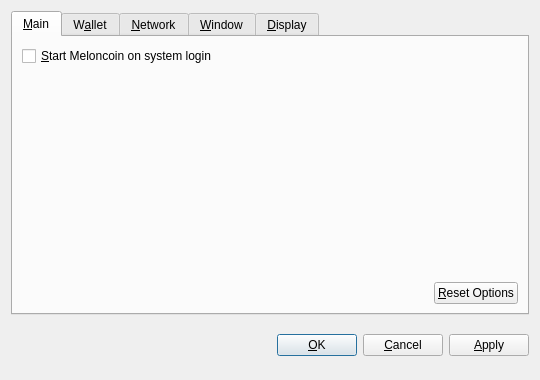
<?xml version="1.0" encoding="UTF-8"?>
<ui version="4.0">
 <class>OptionsDialog</class>
 <widget class="QDialog" name="OptionsDialog">
  <property name="geometry">
   <rect>
    <x>0</x>
    <y>0</y>
    <width>540</width>
    <height>380</height>
   </rect>
  </property>
  <property name="windowTitle">
   <string>Options</string>
  </property>
  <property name="modal">
   <bool>true</bool>
  </property>
  <layout class="QVBoxLayout" name="verticalLayout">
   <item>
    <widget class="QTabWidget" name="tabWidget">
     <property name="tabPosition">
      <enum>QTabWidget::North</enum>
     </property>
     <property name="currentIndex">
      <number>0</number>
     </property>
     <widget class="QWidget" name="tabMain">
      <attribute name="title">
       <string>&amp;Main</string>
      </attribute>
      <layout class="QVBoxLayout" name="verticalLayout_Main">
       <item>
        <widget class="QCheckBox" name="bitcoinAtStartup">
         <property name="toolTip">
          <string>Automatically start Meloncoin after logging in to the system.</string>
         </property>
         <property name="text">
          <string>&amp;Start Meloncoin on system login</string>
         </property>
        </widget>
       </item>
       <item>
        <spacer name="verticalSpacer_Main">
         <property name="orientation">
          <enum>Qt::Vertical</enum>
         </property>
         <property name="sizeHint" stdset="0">
          <size>
           <width>20</width>
           <height>40</height>
          </size>
         </property>
        </spacer>
       </item>
       <item>
        <layout class="QHBoxLayout" name="horizontalLayout_2_Main">
         <item>
          <spacer name="horizontalSpacer_2_Main">
           <property name="orientation">
            <enum>Qt::Horizontal</enum>
           </property>
           <property name="sizeHint" stdset="0">
            <size>
             <width>40</width>
             <height>20</height>
            </size>
           </property>
          </spacer>
         </item>
         <item>
          <widget class="QPushButton" name="resetButton">
           <property name="toolTip">
            <string>Reset all client options to default.</string>
           </property>
           <property name="text">
            <string>&amp;Reset Options</string>
           </property>
           <property name="autoDefault">
            <bool>false</bool>
           </property>
          </widget>
         </item>
        </layout>
       </item>
      </layout>
     </widget>
     <widget class="QWidget" name="tabWallet">
      <attribute name="title">
       <string>W&amp;allet</string>
      </attribute>
      <layout class="QVBoxLayout" name="verticalLayout_Network">
       <item>
        <widget class="QLabel" name="transactionFeeInfoLabel">
         <property name="text">
          <string>Optional transaction fee per kB that helps make sure your transactions are processed quickly. Most transactions are 1 kB.</string>
         </property>
         <property name="textFormat">
          <enum>Qt::PlainText</enum>
         </property>
         <property name="wordWrap">
          <bool>true</bool>
         </property>
        </widget>
       </item>
       <item>
        <layout class="QHBoxLayout" name="horizontalLayout_1_Main">
         <item>
          <widget class="QLabel" name="transactionFeeLabel">
           <property name="text">
            <string>Pay transaction &amp;fee</string>
           </property>
           <property name="textFormat">
            <enum>Qt::PlainText</enum>
           </property>
           <property name="buddy">
            <cstring>transactionFee</cstring>
           </property>
          </widget>
         </item>
         <item>
          <widget class="BitcoinAmountField" name="transactionFee"/>
         </item>
         <item>
          <spacer name="horizontalSpacer_1_Main">
           <property name="orientation">
            <enum>Qt::Horizontal</enum>
           </property>
           <property name="sizeHint" stdset="0">
            <size>
             <width>40</width>
             <height>20</height>
            </size>
           </property>
          </spacer>
         </item>
        </layout>
       </item>
       <item>
        <widget class="QLabel" name="label">
         <property name="text">
          <string>If you disable the spending of unconfirmed change, the change from a transaction cannot be used until that transaction has at least one confirmation. This also affects how your balance is computed.</string>
         </property>
         <property name="wordWrap">
          <bool>true</bool>
         </property>
        </widget>
       </item>
       <item>
        <widget class="QCheckBox" name="spendZeroConfChange">
         <property name="text">
          <string>Spend unconfirmed change  (experts only)</string>
         </property>
        </widget>
       </item>
       <item>
        <spacer name="verticalSpacer">
         <property name="orientation">
          <enum>Qt::Vertical</enum>
         </property>
         <property name="sizeHint" stdset="0">
          <size>
           <width>20</width>
           <height>40</height>
          </size>
         </property>
        </spacer>
       </item>
      </layout>
     </widget>
     <widget class="QWidget" name="tabNetwork">
      <attribute name="title">
       <string>&amp;Network</string>
      </attribute>
      <layout class="QVBoxLayout" name="verticalLayout_Network">
       <item>
        <widget class="QCheckBox" name="mapPortUpnp">
         <property name="toolTip">
          <string>Automatically open the Meloncoin client port on the router. This only works when your router supports UPnP and it is enabled.</string>
         </property>
         <property name="text">
          <string>Map port using &amp;UPnP</string>
         </property>
        </widget>
       </item>
       <item>
        <widget class="QCheckBox" name="connectSocks">
         <property name="toolTip">
          <string>Connect to the Meloncoin network through a SOCKS proxy (e.g. when connecting through Tor).</string>
         </property>
         <property name="text">
          <string>&amp;Connect through SOCKS proxy:</string>
         </property>
        </widget>
       </item>
       <item>
        <layout class="QHBoxLayout" name="horizontalLayout_Network">
         <item>
          <widget class="QLabel" name="proxyIpLabel">
           <property name="text">
            <string>Proxy &amp;IP:</string>
           </property>
           <property name="textFormat">
            <enum>Qt::PlainText</enum>
           </property>
           <property name="buddy">
            <cstring>proxyIp</cstring>
           </property>
          </widget>
         </item>
         <item>
          <widget class="QValidatedLineEdit" name="proxyIp">
           <property name="maximumSize">
            <size>
             <width>140</width>
             <height>16777215</height>
            </size>
           </property>
           <property name="toolTip">
            <string>IP address of the proxy (e.g. 127.0.0.1)</string>
           </property>
          </widget>
         </item>
         <item>
          <widget class="QLabel" name="proxyPortLabel">
           <property name="text">
            <string>&amp;Port:</string>
           </property>
           <property name="textFormat">
            <enum>Qt::PlainText</enum>
           </property>
           <property name="buddy">
            <cstring>proxyPort</cstring>
           </property>
          </widget>
         </item>
         <item>
          <widget class="QLineEdit" name="proxyPort">
           <property name="maximumSize">
            <size>
             <width>55</width>
             <height>16777215</height>
            </size>
           </property>
           <property name="toolTip">
            <string>Port of the proxy (e.g. 9050)</string>
           </property>
          </widget>
         </item>
         <item>
          <widget class="QLabel" name="socksVersionLabel">
           <property name="text">
            <string>SOCKS &amp;Version:</string>
           </property>
           <property name="textFormat">
            <enum>Qt::PlainText</enum>
           </property>
           <property name="buddy">
            <cstring>socksVersion</cstring>
           </property>
          </widget>
         </item>
         <item>
          <widget class="QValueComboBox" name="socksVersion">
           <property name="toolTip">
            <string>SOCKS version of the proxy (e.g. 5)</string>
           </property>
          </widget>
         </item>
         <item>
          <spacer name="horizontalSpacer_Network">
           <property name="orientation">
            <enum>Qt::Horizontal</enum>
           </property>
           <property name="sizeHint" stdset="0">
            <size>
             <width>40</width>
             <height>20</height>
            </size>
           </property>
          </spacer>
         </item>
        </layout>
       </item>
       <item>
        <spacer name="verticalSpacer_Network">
         <property name="orientation">
          <enum>Qt::Vertical</enum>
         </property>
         <property name="sizeHint" stdset="0">
          <size>
           <width>20</width>
           <height>40</height>
          </size>
         </property>
        </spacer>
       </item>
      </layout>
     </widget>
     <widget class="QWidget" name="tabWindow">
      <attribute name="title">
       <string>&amp;Window</string>
      </attribute>
      <layout class="QVBoxLayout" name="verticalLayout_Window">
       <item>
        <widget class="QCheckBox" name="minimizeToTray">
         <property name="toolTip">
          <string>Show only a tray icon after minimizing the window.</string>
         </property>
         <property name="text">
          <string>&amp;Minimize to the tray instead of the taskbar</string>
         </property>
        </widget>
       </item>
       <item>
        <widget class="QCheckBox" name="minimizeOnClose">
         <property name="toolTip">
          <string>Minimize instead of exit the application when the window is closed. When this option is enabled, the application will be closed only after selecting Quit in the menu.</string>
         </property>
         <property name="text">
          <string>M&amp;inimize on close</string>
         </property>
        </widget>
       </item>
       <item>
        <spacer name="verticalSpacer_Window">
         <property name="orientation">
          <enum>Qt::Vertical</enum>
         </property>
         <property name="sizeHint" stdset="0">
          <size>
           <width>20</width>
           <height>40</height>
          </size>
         </property>
        </spacer>
       </item>
      </layout>
     </widget>
     <widget class="QWidget" name="tabDisplay">
      <attribute name="title">
       <string>&amp;Display</string>
      </attribute>
      <layout class="QVBoxLayout" name="verticalLayout_Display">
       <item>
        <layout class="QHBoxLayout" name="horizontalLayout_1_Display">
         <item>
          <widget class="QLabel" name="langLabel">
           <property name="text">
            <string>User Interface &amp;language:</string>
           </property>
           <property name="textFormat">
            <enum>Qt::PlainText</enum>
           </property>
           <property name="buddy">
            <cstring>lang</cstring>
           </property>
          </widget>
         </item>
         <item>
          <widget class="QValueComboBox" name="lang">
           <property name="toolTip">
            <string>The user interface language can be set here. This setting will take effect after restarting Meloncoin.</string>
           </property>
          </widget>
         </item>
        </layout>
       </item>
       <item>
        <layout class="QHBoxLayout" name="horizontalLayout_2_Display">
         <item>
          <widget class="QLabel" name="unitLabel">
           <property name="text">
            <string>&amp;Unit to show amounts in:</string>
           </property>
           <property name="textFormat">
            <enum>Qt::PlainText</enum>
           </property>
           <property name="buddy">
            <cstring>unit</cstring>
           </property>
          </widget>
         </item>
         <item>
          <widget class="QValueComboBox" name="unit">
           <property name="toolTip">
            <string>Choose the default subdivision unit to show in the interface and when sending coins.</string>
           </property>
          </widget>
         </item>
        </layout>
       </item>
       <item>
        <widget class="QCheckBox" name="displayAddresses">
         <property name="toolTip">
          <string>Whether to show Meloncoin addresses in the transaction list or not.</string>
         </property>
         <property name="text">
          <string>&amp;Display addresses in transaction list</string>
         </property>
        </widget>
       </item>
       <item>
        <widget class="QCheckBox" name="coinControlFeatures">
         <property name="toolTip">
          <string>Whether to show coin control features or not.</string>
         </property>
         <property name="text">
          <string>Display coin &amp;control features (experts only!)</string>
         </property>
        </widget>
       </item>
       <item>
        <spacer name="verticalSpacer_Display">
         <property name="orientation">
          <enum>Qt::Vertical</enum>
         </property>
         <property name="sizeHint" stdset="0">
          <size>
           <width>20</width>
           <height>40</height>
          </size>
         </property>
        </spacer>
       </item>
      </layout>
     </widget>
    </widget>
   </item>
   <item>
    <layout class="QHBoxLayout" name="horizontalLayout_Buttons">
     <item>
      <spacer name="horizontalSpacer_1">
       <property name="orientation">
        <enum>Qt::Horizontal</enum>
       </property>
       <property name="sizeHint" stdset="0">
        <size>
         <width>40</width>
         <height>48</height>
        </size>
       </property>
      </spacer>
     </item>
     <item>
      <widget class="QLabel" name="statusLabel">
       <property name="font">
        <font>
         <weight>75</weight>
         <bold>true</bold>
        </font>
       </property>
       <property name="text">
        <string/>
       </property>
       <property name="textFormat">
        <enum>Qt::PlainText</enum>
       </property>
       <property name="wordWrap">
        <bool>true</bool>
       </property>
      </widget>
     </item>
     <item>
      <spacer name="horizontalSpacer_2">
       <property name="orientation">
        <enum>Qt::Horizontal</enum>
       </property>
       <property name="sizeHint" stdset="0">
        <size>
         <width>40</width>
         <height>48</height>
        </size>
       </property>
      </spacer>
     </item>
     <item>
      <widget class="QPushButton" name="okButton">
       <property name="text">
        <string>&amp;OK</string>
       </property>
      </widget>
     </item>
     <item>
      <widget class="QPushButton" name="cancelButton">
       <property name="text">
        <string>&amp;Cancel</string>
       </property>
       <property name="autoDefault">
        <bool>false</bool>
       </property>
      </widget>
     </item>
     <item>
      <widget class="QPushButton" name="applyButton">
       <property name="text">
        <string>&amp;Apply</string>
       </property>
       <property name="autoDefault">
        <bool>false</bool>
       </property>
      </widget>
     </item>
    </layout>
   </item>
  </layout>
 </widget>
 <customwidgets>
  <customwidget>
   <class>BitcoinAmountField</class>
   <extends>QSpinBox</extends>
   <header>bitcoinamountfield.h</header>
  </customwidget>
  <customwidget>
   <class>QValueComboBox</class>
   <extends>QComboBox</extends>
   <header>qvaluecombobox.h</header>
  </customwidget>
  <customwidget>
   <class>QValidatedLineEdit</class>
   <extends>QLineEdit</extends>
   <header>qvalidatedlineedit.h</header>
  </customwidget>
 </customwidgets>
 <resources/>
 <connections/>
</ui>
